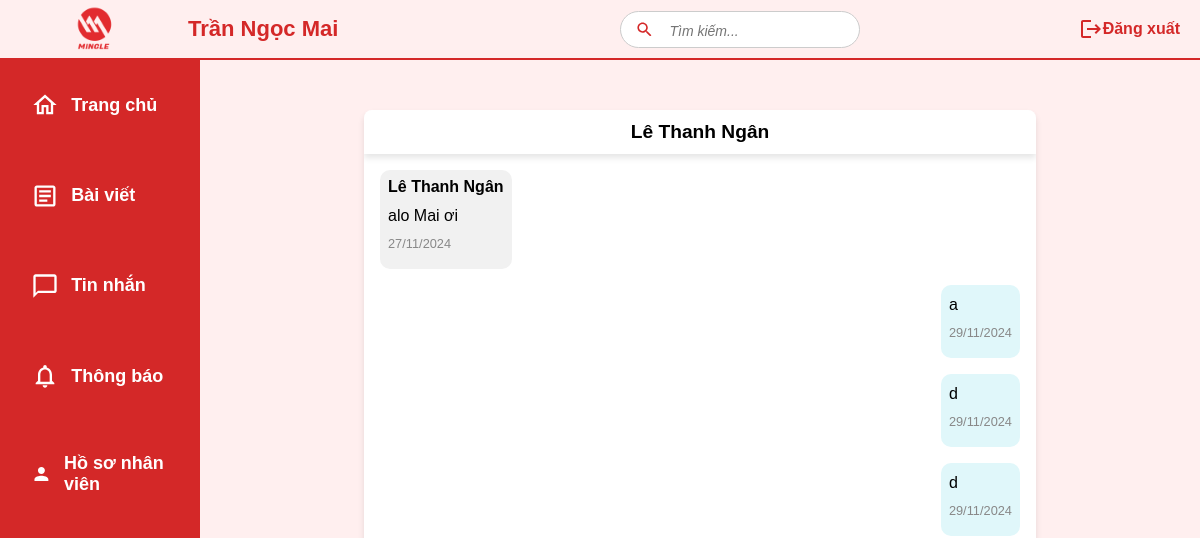
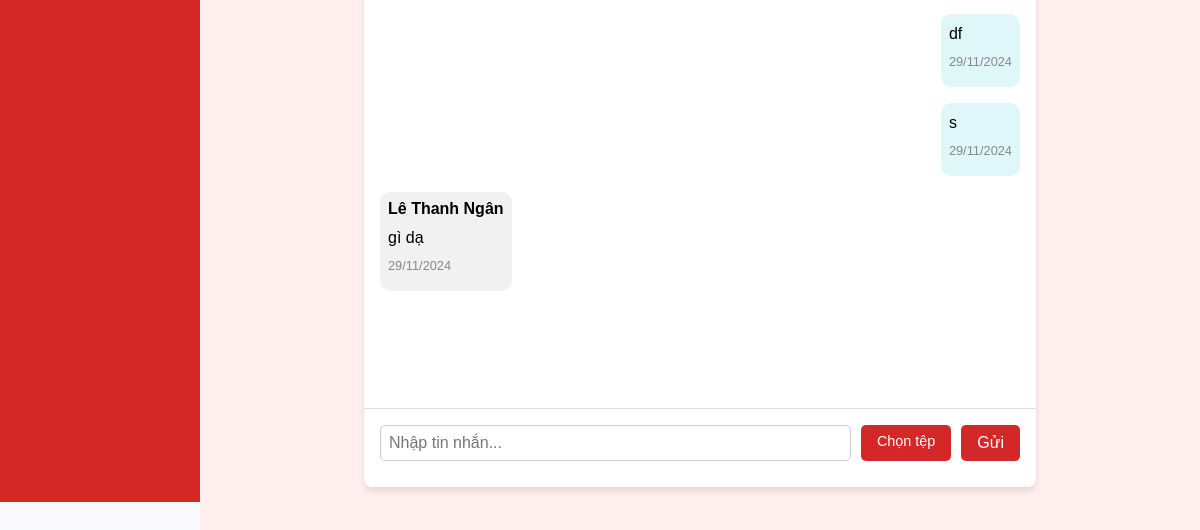
The page /messages/user/18/ (signed in) on the database as committed earlier (2 pictures, top to bottom).
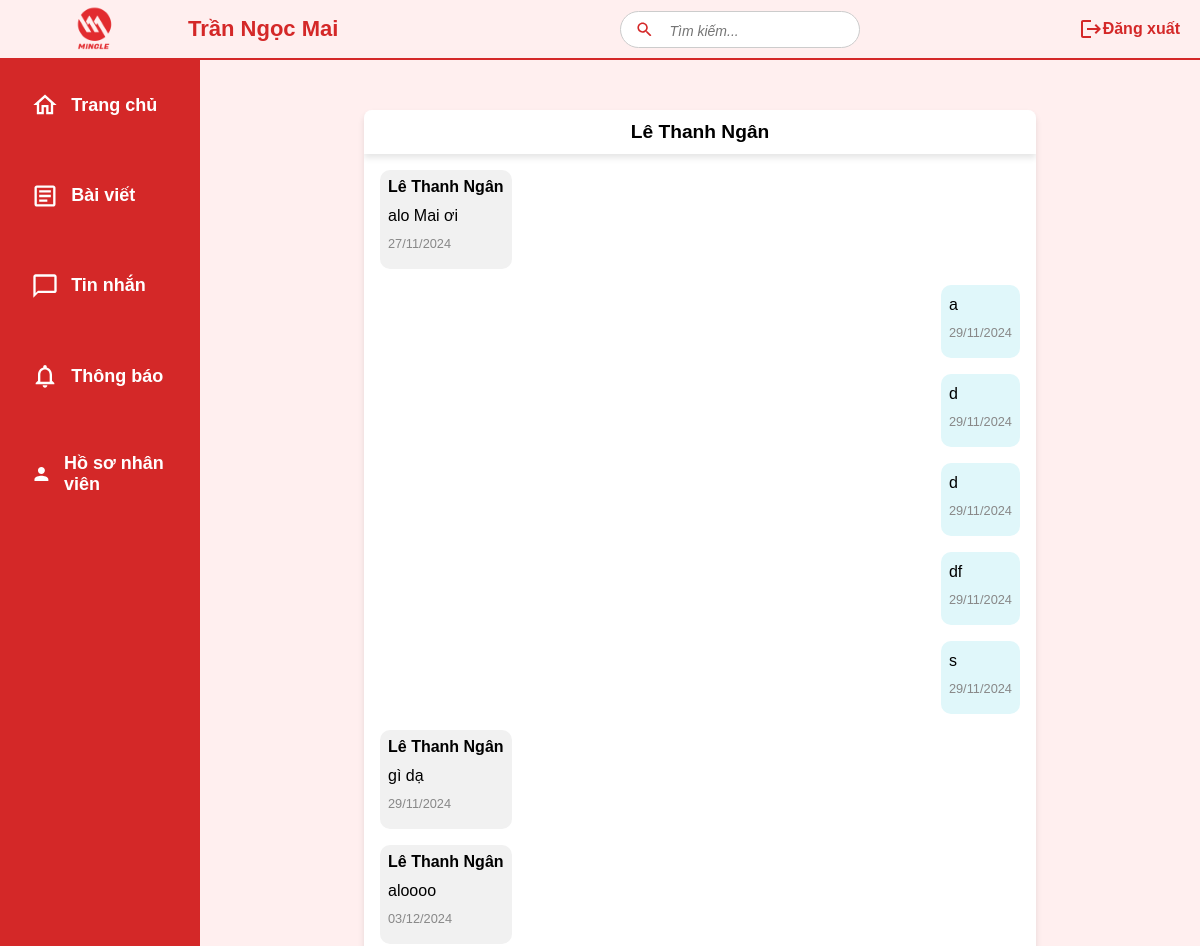
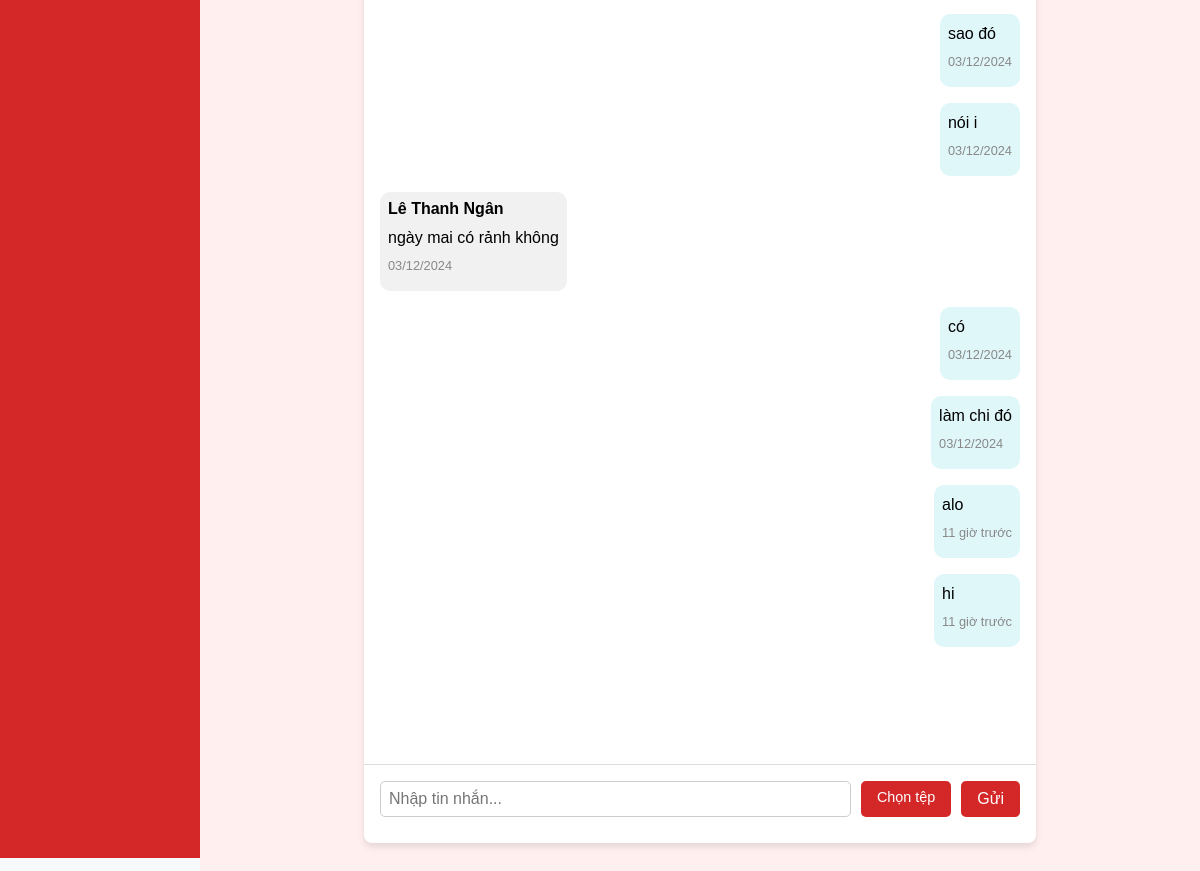
The same page on the database as committed later (2 pictures, top to bottom).
### mxh/models.py (models this page shows, shortened)
class Message(models.Model):
    TEXT = 'text'
    IMAGE = 'image'
    VIDEO = 'video'
    FILE = 'file'
    MESSAGE_TYPE_CHOICES = [
        (TEXT, 'Text'),
        (IMAGE, 'Image'),
        (VIDEO, 'Video'),
        (FILE, 'File'),
    ]
    text = models.TextField(blank=True, null=True)  # Nội dung tin nhắn (nếu là văn bản)
    sender = models.ForeignKey(User, on_delete=models.CASCADE, related_name='sent_messages')  # Người gửi
    group = models.ForeignKey(Group, null=True, blank=True, on_delete=models.CASCADE, related_name='messages')  # Nhóm gửi tin nhắn (nếu có)
    recipient = models.ForeignKey(User, null=True, blank=True, on_delete=models.CASCADE, related_name='received_messages')  # Người nhận (nếu là tin nhắn cá nhân)
    created_at = models.DateTimeField(auto_now_add=True)  # Thời gian gửi tin nhắn
    message_type = models.CharField(max_length=10, choices=MESSAGE_TYPE_CHOICES, default=TEXT)  # Loại tin nhắn

### mxh/views.py (the view, shortened to what this page needs)
# urls.py: path('messages/user/<int:user_id>/', user_chat_view, name='user_chat'),
@never_cache
@login_required
def user_chat_view(request, user_id):
   target_user = get_object_or_404(User, id=user_id)
   if target_user == request.user:
       return HttpResponseForbidden("Bạn không thể chat với chính mình.")
   messages = Message.objects.filter((Q(sender=request.user, recipient=target_user) | Q(sender=target_user, recipient=request.user))).select_related('sender', 'recipient').prefetch_related('attachments').order_by('created_at')
   for message in messages:
       message.time_display = (
           message.created_at.strftime("%d/%m/%Y")
           if (now() - message.created_at).days > 2
           else f"{(now() - message.created_at).days} ngày trước"
           if (now() - message.created_at).days >= 1
           else f"{(now() - message.created_at).seconds // 3600} giờ trước"
           if (now() - message.created_at).seconds >= 3600
           else f"{(now() - message.created_at).seconds // 60} phút trước"
           if (now() - message.created_at).seconds >= 60
           else "Vừa xong"
       )
   return render(request, 'user_chat.html', {'user': target_user, 'messages': messages})

### mxh/templates/user_chat.html (shortened to what this page needs)
{% extends 'base.html' %}
{% block content %}
<div class="chat-container">
    <div class="chat-header">
        {{ user.first_name }} {{ user.last_name }}
    </div>
    <ul class="message-list">
        {% for message in messages %}
        <li class="message-item {% if message.sender.username == request.user.username %}sent{% else %}received{% endif %}">
            {% if message.sender.username != request.user.username %}
            <div class="message-sender">{{ message.sender.first_name }} {{ message.sender.last_name }}</div>
            {% endif %}
            <div class="message-text">{{ message.text }}</div>
          <div class="message-timestamp">
            {{ message.time_display }}
        </div>
        </li>
        {% endfor %}
    </ul>
    <form method="POST" enctype="multipart/form-data" class="message-form" id="message-form">
        <textarea name="text" id="message-text" placeholder="Nhập tin nhắn..." rows="1"></textarea>
        <label for="file-upload">Chọn tệp</label>
        <button type="submit">Gửi</button>
    </form>
</div>
{% endblock %}

Rows that differ between the two databases and show on the page:
added Message: sender.first_name "Lê", sender.last_name "Thanh Ngân", text "aloooo", time_display "03/12/2024"
added Message: text "sao đó", time_display "03/12/2024"
added Message: text "nói i", time_display "03/12/2024"
added Message: sender.first_name "Lê", sender.last_name "Thanh Ngân", text "ngày mai có rảnh không", time_display "03/12/2024"
added Message: text "có", time_display "03/12/2024"
added Message: text "làm chi đó", time_display "03/12/2024"
added Message: text "alo", time_display "11 giờ trước"
added Message: text "hi", time_display "11 giờ trước"
